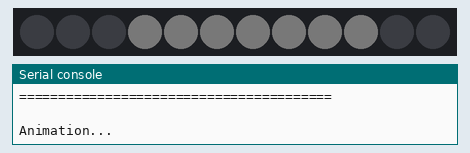
Simulated run of this program. Board: Raspberry Pi Pico running MicroPython. Shown: 12 RGB LEDs in strip order, left to right, the last lines printed to the serial console. Dim RGB values are drawn brighter than linear; random numbers come from a fixed seed.

Above: at 1.1 s.
At 14.7 s:
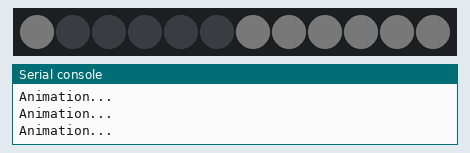
At 33.4 s:
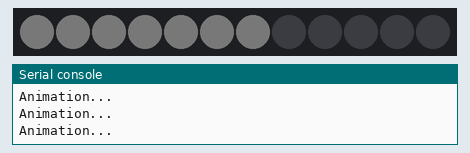

Measured:
- what the display in image 0 shows lasts 0.8 s, from 1.0 s to 1.8 s
- what the display in image 1 shows lasts 2.7 s, from 14.6 s to 17.3 s
- what the display in image 2 shows lasts 2.6 s, from 33.3 s to 35.9 s

The program:

neopixel_eyes.py
```python
from machine import Pin
from neopixel import NeoPixel
from time import sleep
import random

# Hardware-Konfiguration
NUM_LEDS = 12  # Anzahl LEDs pro Ring (beide Ringe parallel geschaltet)
np = None  # type: ignore  # Wird von main.py oder beim direkten Start initialisiert

# Farbe für die Augen (weiß für offenes Auge)
EYE_COLOR = (255, 255, 255)  # RGB Weiß
EYE_BRIGHTNESS = 0.01  # 1% Helligkeit
OFF = (0, 0, 0)

# Callback-Funktion für Interrupt-Checks (wird von main.py gesetzt)
interrupt_check = None  # type: ignore

def scale_color(color, brightness):
    """Skaliert eine Farbe mit Helligkeitsfaktor"""
    return tuple(int(c * brightness) for c in color)

def interruptible_sleep(duration):
    """Sleep-Funktion die durch Button-Callback unterbrochen werden kann

    Args:
        duration: Schlafdauer in Sekunden

    Returns:
        True wenn unterbrochen wurde, False wenn die Zeit normal abgelaufen ist
    """
    if interrupt_check is None:
        # Kein Interrupt-Check gesetzt, normales Sleep
        sleep(duration)
        return False

    # Teile die Wartezeit in kleine Intervalle auf (50ms)
    interval = 0.05
    elapsed = 0.0

    while elapsed < duration:
        # Prüfe ob unterbrochen werden soll
        if interrupt_check():
            return True

        # Schlafe für ein kleines Intervall
        sleep(interval)
        elapsed += interval

    return False

def clear_all():
    """Schaltet alle LEDs aus"""
    for i in range(NUM_LEDS):
        np[i] = OFF  # type: ignore
    np.write()  # type: ignore

def get_upper_half():
    """Gibt die LED-Indizes für die obere Hälfte zurück (Auge offen)"""
    # Bei 12 LEDs und 180° Drehung: LED 6 ist oben, dann im Uhrzeigersinn
    # Obere Hälfte: LEDs 3, 4, 5, 6, 7, 8, 9
    quarter = NUM_LEDS // 4
    half = NUM_LEDS // 2

    # Von links-oben über oben nach rechts-oben (180° gedreht)
    upper = []
    for i in range(NUM_LEDS):
        # Obere Hälfte: von quarter bis three_quarter (bei 12 LEDs: 3 bis 9)
        if i >= quarter and i <= half + quarter:
            upper.append(i)
    return upper

def get_lower_half():
    """Gibt die LED-Indizes für die untere Hälfte zurück"""
    # 180° gedreht: Untere Hälfte: LEDs 10, 11, 0, 1, 2
    quarter = NUM_LEDS // 4
    three_quarter = NUM_LEDS * 3 // 4

    lower = []
    for i in range(NUM_LEDS):
        # Untere Hälfte: von three_quarter bis quarter (wrap around)
        if i >= three_quarter or i < quarter:
            lower.append(i)
    return lower

def get_left_quarter():
    """LEDs für linkes Viertel (oben links) - die beim Links-Schauen ausgehen"""
    # 180° gedreht: Bei 12 LEDs: 3, 4, 5 (3 LEDs)
    quarter = NUM_LEDS // 4
    return list(range(quarter, quarter * 2))

def get_right_quarter():
    """LEDs für rechtes Viertel (oben rechts) - die beim Rechts-Schauen ausgehen"""
    # 180° gedreht: Bei 12 LEDs: 7, 8, 9 (3 LEDs) - LED 6 bleibt immer an
    quarter = NUM_LEDS // 4
    half = NUM_LEDS // 2
    return list(range(half + 1, half + quarter + 1))

def get_lower_left_quarter():
    """LEDs für unten links - die beim Rechts-Schauen angehen"""
    # 180° gedreht: Bei 12 LEDs: 0, 1, 2 (3 LEDs)
    quarter = NUM_LEDS // 4
    return list(range(0, quarter))

def get_lower_right_quarter():
    """LEDs für unten rechts - die beim Links-Schauen angehen"""
    # 180° gedreht: Bei 12 LEDs: 10, 11 (nur 2 LEDs wegen wrap-around)
    three_quarter = NUM_LEDS * 3 // 4
    # Wir geben die letzten LEDs zurück: 10, 11
    return list(range(three_quarter, NUM_LEDS))

def look_straight():
    """Auge schaut geradeaus (obere Hälfte an)"""
    clear_all()
    color = scale_color(EYE_COLOR, EYE_BRIGHTNESS)

    for led in get_upper_half():
        np[led] = color  # type: ignore
    np.write()  # type: ignore

def blink():
    """Blinzel-Animation: LEDs gehen von der Mitte nach außen aus (Augenlid schließt sich)"""
    color = scale_color(EYE_COLOR, EYE_BRIGHTNESS)
    upper = get_upper_half()  # [3, 4, 5, 6, 7, 8, 9]

    # Phase 1: Auge schließt sich - von der Mitte (LED 6) nach außen
    # Mitte finden
    mid = len(upper) // 2  # Index 3 in der Liste -> LED 6

    # Von der Mitte nach außen ausschalten
    for step in range(mid + 1):
        # Mittlere LED zuerst, dann symmetrisch nach außen
        # step 0: LED 6 (Mitte)
        # step 1: LED 5 und 7
        # step 2: LED 4 und 8
        # step 3: LED 3 und 9

        # Mitte ausschalten
        if step == 0:
            np[upper[mid]] = OFF  # type: ignore
        else:
            # Links von der Mitte
            left_idx = mid - step
            if left_idx >= 0:
                np[upper[left_idx]] = OFF  # type: ignore

            # Rechts von der Mitte
            right_idx = mid + step
            if right_idx < len(upper):
                np[upper[right_idx]] = OFF  # type: ignore

        np.write()  # type: ignore
        sleep(0.05)

    # Kurz komplett geschlossen halten (alle LEDs aus)
    clear_all()
    sleep(0.15)

    # Phase 2: Auge öffnet sich wieder - von außen nach innen
    # In umgekehrter Reihenfolge
    for step in range(mid, -1, -1):
        if step == 0:
            # Mitte anschalten
            np[upper[mid]] = color  # type: ignore
        else:
            # Äußere LEDs zuerst, dann nach innen
            left_idx = mid - step
            if left_idx >= 0:
                np[upper[left_idx]] = color  # type: ignore

            right_idx = mid + step
            if right_idx < len(upper):
                np[upper[right_idx]] = color  # type: ignore

        np.write()  # type: ignore
        sleep(0.05)

    # Zurück zur normalen Position
    look_straight()

def look_left():
    """Auge schaut nach links (9 o'clock Richtung)

    Returns:
        True wenn durch Button unterbrochen, False sonst
    """
    color = scale_color(EYE_COLOR, EYE_BRIGHTNESS)

    # Hinweg: Von 12-6 o'clock Position nach links rollen
    # Schritt 1: LED 9 (3 o'clock) aus
    np[9] = OFF  # type: ignore
    np.write()  # type: ignore
    sleep(0.08)

    # Schritt 2: LED 8 aus, LED 2 an (swap)
    np[8] = OFF  # type: ignore
    np[2] = color  # type: ignore
    np.write()  # type: ignore
    sleep(0.08)

    # Schritt 3: LED 7 aus, LED 1 an (swap)
    np[7] = OFF  # type: ignore
    np[1] = color  # type: ignore
    np.write()  # type: ignore
    sleep(0.08)

    # Schritt 4: LED 0 (6 o'clock) an
    np[0] = color  # type: ignore
    np.write()  # type: ignore
    sleep(0.08)

    # In der Endposition verweilen (1-3 Sekunden, interruptible)
    if interruptible_sleep(random.uniform(1.0, 3.0)):
        return True

    # Rückweg: Zurück zur Ausgangsposition (umgekehrt)
    # Schritt 4 rückwärts: LED 0 aus
    np[0] = OFF  # type: ignore
    np.write()  # type: ignore
    sleep(0.08)

    # Schritt 3 rückwärts: LED 1 aus, LED 7 an
    np[1] = OFF  # type: ignore
    np[7] = color  # type: ignore
    np.write()  # type: ignore
    sleep(0.08)

    # Schritt 2 rückwärts: LED 2 aus, LED 8 an
    np[2] = OFF  # type: ignore
    np[8] = color  # type: ignore
    np.write()  # type: ignore
    sleep(0.08)

    # Schritt 1 rückwärts: LED 9 an
    np[9] = color  # type: ignore
    np.write()  # type: ignore
    sleep(0.08)

    return False

def look_right():
    """Auge schaut nach rechts (3 o'clock Richtung)

    Returns:
        True wenn durch Button unterbrochen, False sonst
    """
    color = scale_color(EYE_COLOR, EYE_BRIGHTNESS)

    # Hinweg: Von 12-6 o'clock Position nach rechts rollen
    # Schritt 1: LED 3 (9 o'clock) aus
    np[3] = OFF  # type: ignore
    np.write()  # type: ignore
    sleep(0.08)

    # Schritt 2: LED 4 aus, LED 10 an (swap)
    np[4] = OFF  # type: ignore
    np[10] = color  # type: ignore
    np.write()  # type: ignore
    sleep(0.08)

    # Schritt 3: LED 5 aus, LED 11 an (swap)
    np[5] = OFF  # type: ignore
    np[11] = color  # type: ignore
    np.write()  # type: ignore
    sleep(0.08)

    # Schritt 4: LED 0 (6 o'clock) an
    np[0] = color  # type: ignore
    np.write()  # type: ignore
    sleep(0.08)

    # In der Endposition verweilen (1-3 Sekunden, interruptible)
    if interruptible_sleep(random.uniform(1.0, 3.0)):
        return True

    # Rückweg: Zurück zur Ausgangsposition (umgekehrt)
    # Schritt 4 rückwärts: LED 0 aus
    np[0] = OFF  # type: ignore
    np.write()  # type: ignore
    sleep(0.08)

    # Schritt 3 rückwärts: LED 11 aus, LED 5 an
    np[11] = OFF  # type: ignore
    np[5] = color  # type: ignore
    np.write()  # type: ignore
    sleep(0.08)

    # Schritt 2 rückwärts: LED 10 aus, LED 4 an
    np[10] = OFF  # type: ignore
    np[4] = color  # type: ignore
    np.write()  # type: ignore
    sleep(0.08)

    # Schritt 1 rückwärts: LED 3 an
    np[3] = color  # type: ignore
    np.write()  # type: ignore
    sleep(0.08)

    return False

def do_animation():
    """Führt eine zufällige Augen-Animation aus und kehrt danach zurück

    Diese Funktion wird von main.py in einer Schleife aufgerufen.
    Sie wählt zufällig eine Animation basierend auf Wahrscheinlichkeiten
    und führt diese komplett aus, bevor sie zurückkehrt.

    Returns:
        True wenn durch Button unterbrochen, False sonst
    """
    # Sicherstellen dass Auge gerade schaut
    look_straight()

    # Bestimme zufällige Aktion mit gewichteter Wahrscheinlichkeit
    action = random.randint(1, 100)

    if action <= 60:
        # 60% Chance: Nur blinzeln (häufigste Aktion)
        blink()
        if interruptible_sleep(random.uniform(0.3, 1.0)):
            return True

        # Manchmal doppelt blinzeln
        if random.randint(1, 100) <= 30:  # 30% Chance
            if interruptible_sleep(random.uniform(0.2, 0.5)):
                return True
            blink()

    elif action <= 85:
        # 25% Chance: Blinzeln, dann in eine Richtung schauen
        blink()
        if interruptible_sleep(random.uniform(0.3, 0.6)):
            return True

        if random.randint(1, 2) == 1:
            if look_left():
                return True
        else:
            if look_right():
                return True

    elif action <= 95:
        # 10% Chance: Nur in eine Richtung schauen (ohne Blinzeln)
        if random.randint(1, 2) == 1:
            if look_left():
                return True
        else:
            if look_right():
                return True

    else:
        # 5% Chance: Links und rechts schauen (ohne Blinzeln dazwischen)
        if random.randint(1, 2) == 1:
            if look_left():
                return True
            if interruptible_sleep(random.uniform(0.2, 0.4)):
                return True
            if look_right():
                return True
        else:
            if look_right():
                return True
            if interruptible_sleep(random.uniform(0.2, 0.4)):
                return True
            if look_left():
                return True

    return False

# Hauptprogramm (nur wenn direkt ausgeführt)
if __name__ == "__main__":
    # Hardware initialisieren wenn direkt ausgeführt
    neopixel_pin = Pin(1, Pin.OUT)
    np = NeoPixel(neopixel_pin, NUM_LEDS)

    print("\n" + "="*40)
    print("  NEOPIXEL AUGEN-ANIMATION")
    print("="*40)
    print("NeoPixel: GP1 (2x {} LEDs parallel)".format(NUM_LEDS))
    print("Sequenz: Geradeaus -> Blinzeln ->")
    print("         Links -> Rechts -> Loop")
    print("Drücke Strg+C zum Beenden")
    print("="*40 + "\n")

    try:
        # Initialisierung
        clear_all()
        sleep(0.5)

        while True:
            print("Animation...")
            do_animation()

    except KeyboardInterrupt:
        clear_all()
        print("\n\nBeendet!")
```
